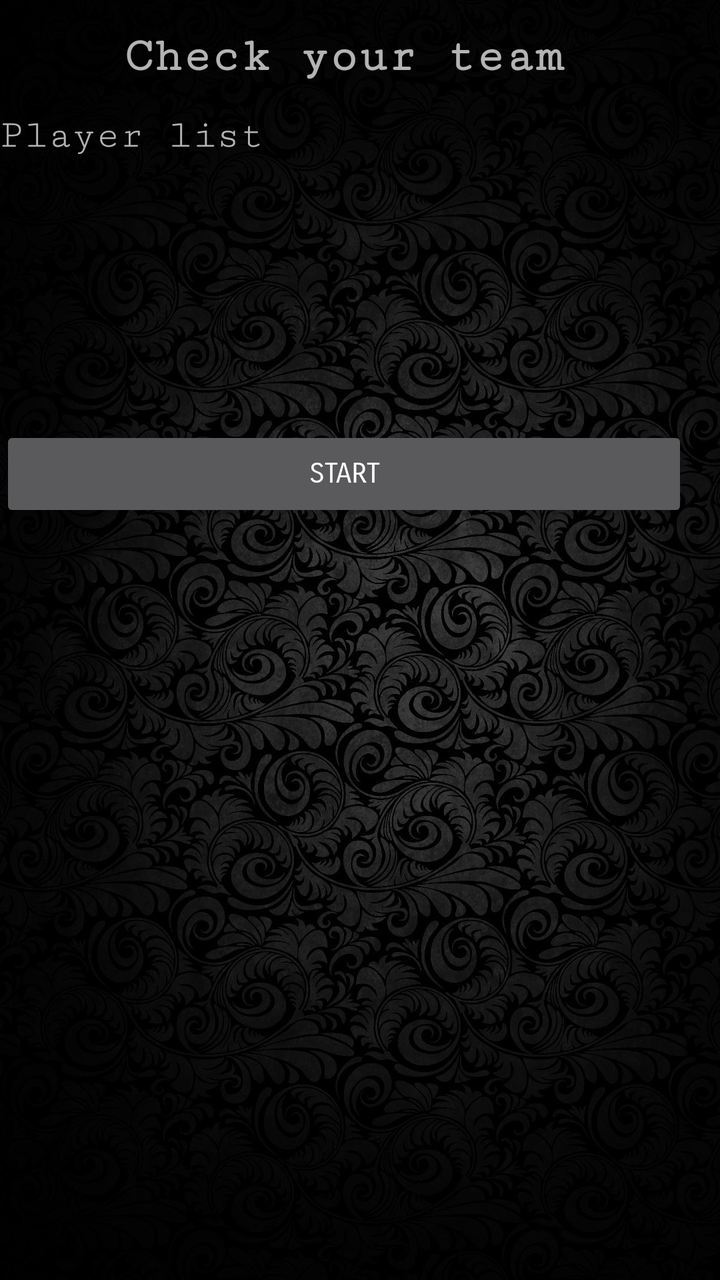
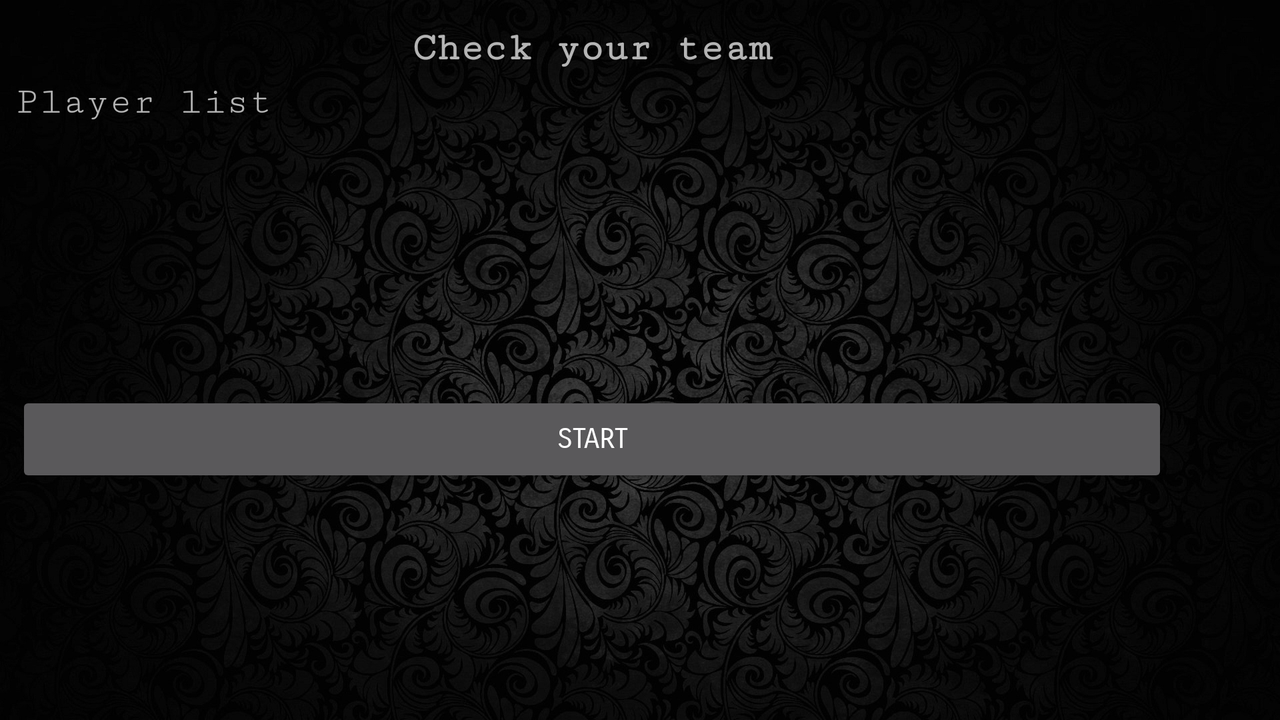

One screen, two layout resources from the same app: the default and the repository's alternative for another configuration. Each is rendered where Android would select it; the XML of both is given below.
<!-- AndroidManifest.xml: application theme CardsAgainstHumanity -->
<!-- res/layout/activity_player_list.xml -->
<?xml version="1.0" encoding="utf-8"?>
<android.support.constraint.ConstraintLayout xmlns:android="http://schemas.android.com/apk/res/android"
    xmlns:app="http://schemas.android.com/apk/res-auto"
    xmlns:tools="http://schemas.android.com/tools"
    android:layout_width="match_parent"
    android:layout_height="match_parent"

    android:background="@drawable/background_port"

    android:baselineAligned="false"
    android:orientation="vertical"
    tools:layout_editor_absoluteX="0dp"
    tools:layout_editor_absoluteY="25dp">

    <LinearLayout xmlns:android="http://schemas.android.com/apk/res/android"
        android:orientation="vertical" android:layout_width="344dp"
        android:layout_height="495dp"
        tools:layout_editor_absoluteY="8dp"
        tools:layout_editor_absoluteX="8dp">

        <TextView
            android:id="@+id/textView4"
            android:layout_width="match_parent"
            android:layout_height="wrap_content"
            android:fontFamily="serif-monospace"
            android:text="Check your team"
            android:textAlignment="center"
            android:textSize="24sp"
            android:textStyle="bold"
            android:layout_marginTop="15dp"
            android:layout_marginBottom="15dp"/>

        <TextView
            android:id="@+id/textView3"
            android:layout_width="match_parent"
            android:layout_height="wrap_content"
            android:fontFamily="serif-monospace"
            android:text="Player list"
            android:textSize="20sp" />

        <ListView
            android:id="@+id/listPlayer"
            android:layout_width="match_parent"
            android:layout_height="134dp" />

        <Button
            android:id="@+id/btn_startPlayer"
            android:layout_width="match_parent"
            android:layout_height="wrap_content"
            android:fontFamily="sans-serif-smallcaps"
            android:text="Start" />

    </LinearLayout>

</android.support.constraint.ConstraintLayout>
<!-- resources referenced by this layout -->
<resources>
  <!-- drawable background_port: jpg bitmap (drawable, 238173 bytes) -->
  <style name="CardsAgainstHumanity" parent="Theme.AppCompat" />
</resources>
<!-- res/layout-land/activity_player_list.xml (the repository's variant of the layout above) -->
<!-- drawn on the phone turned sideways -->
<?xml version="1.0" encoding="utf-8"?>
<android.support.constraint.ConstraintLayout xmlns:android="http://schemas.android.com/apk/res/android"
    xmlns:app="http://schemas.android.com/apk/res-auto"
    xmlns:tools="http://schemas.android.com/tools"
    android:layout_width="match_parent"
    android:layout_height="match_parent"

    android:background="@drawable/background_land"

    android:baselineAligned="false"
    android:orientation="vertical"
    tools:layout_editor_absoluteX="0dp"
    tools:layout_editor_absoluteY="25dp">

    <LinearLayout xmlns:android="http://schemas.android.com/apk/res/android"
        android:layout_width="576dp"
        android:layout_height="271dp"
        android:layout_marginStart="8dp"
        android:layout_marginTop="8dp"
        android:orientation="vertical"
        app:layout_constraintLeft_toLeftOf="parent"
        app:layout_constraintTop_toTopOf="parent"
        tools:layout_constraintLeft_creator="1"
        tools:layout_constraintTop_creator="1">

        <TextView
            android:id="@+id/textView4"
            android:layout_width="match_parent"
            android:layout_height="wrap_content"
            android:layout_marginBottom="5dp"
            android:layout_marginTop="5dp"
            android:fontFamily="serif-monospace"
            android:text="Check your team"
            android:textAlignment="center"
            android:textSize="20sp"
            android:textStyle="bold" />

        <TextView
            android:id="@+id/textView3"
            android:layout_width="match_parent"
            android:layout_height="wrap_content"
            android:fontFamily="serif-monospace"
            android:text="Player list"
            android:textSize="19sp" />

        <ListView
            android:id="@+id/listPlayer"
            android:layout_width="match_parent"
            android:layout_height="134dp" />

        <Button
            android:id="@+id/btn_startPlayer"
            android:layout_width="match_parent"
            android:layout_height="wrap_content"
            android:fontFamily="sans-serif-smallcaps"
            android:text="Start" />

    </LinearLayout>

</android.support.constraint.ConstraintLayout>
<!-- resources referenced by the variant -->
<!-- as the phone turned sideways resolves them -->
<resources>
  <!-- drawable background_land: jpg bitmap (drawable, 237849 bytes) -->
  <style name="CardsAgainstHumanity" parent="Theme.AppCompat" />
</resources>
